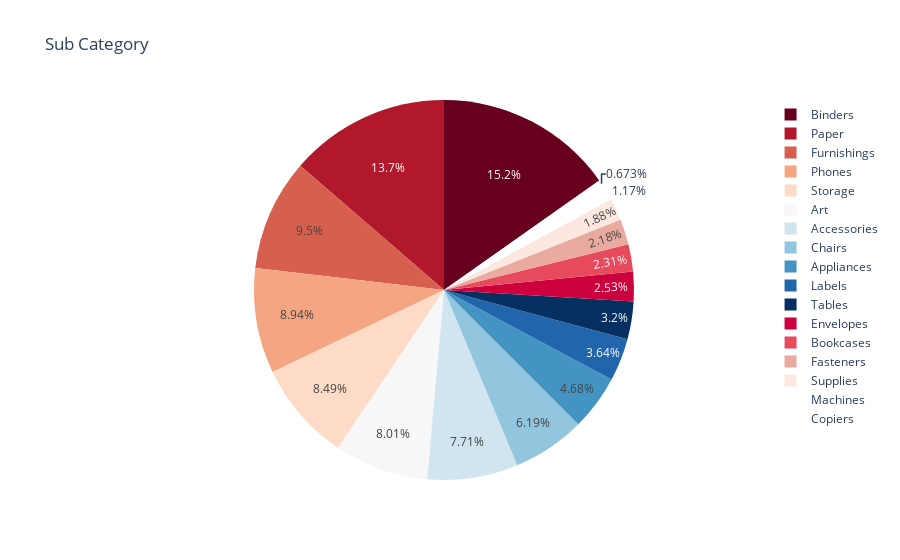

The notebook cell this image was saved under:
### Markdown cell above
### The Best Sub Category for Sales

### Code cell
fig = px.pie(df, values=np.ones(9800), names='Sub-Category', title='Sub Category',color_discrete_sequence=px.colors.sequential.RdBu)
fig.show()

### Figure 1 — Plotly figure (JSON) as saved in the notebook; plotly's stock layout.template omitted (floating-point values rounded to 4 significant figures; data arrays with more than 128 entries replaced by an {"elided": "..."} marker saying what was removed)
{"data": [{"domain": {"x": [0, 1], "y": [0, 1]}, "hovertemplate": "Sub-Category=%{label}<br>value=%{value}<extra></extra>", "labels": {"elided": "9800 str values"}, "legendgroup": "", "name": "", "showlegend": true, "type": "pie", "values": {"elided": "9800 int values"}}], "layout": {"legend": {"tracegroupgap": 0}, "piecolorway": ["rgb(103,0,31)", "rgb(178,24,43)", "rgb(214,96,77)", "rgb(244,165,130)", "rgb(253,219,199)", "rgb(247,247,247)", "rgb(209,229,240)", "rgb(146,197,222)", "rgb(67,147,195)", "rgb(33,102,172)", "rgb(5,48,97)"], "title": {"text": "Sub Category"}}}
